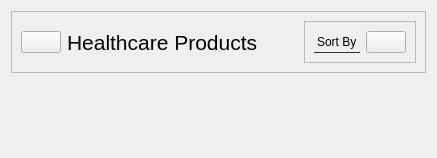
         <widget class="QWidget" name="healthInvPage">
          <layout class="QVBoxLayout" name="verticalLayout_8">
           <item>
            <widget class="QFrame" name="headerFrame_10">
             <property name="styleSheet">
              <string notr="true">QFrame{
	border-bottom: 1px solid rgb(131, 142, 162);
}
QLabel{
border: none
}</string>
             </property>
             <property name="frameShape">
              <enum>QFrame::StyledPanel</enum>
             </property>
             <property name="frameShadow">
              <enum>QFrame::Raised</enum>
             </property>
             <layout class="QHBoxLayout" name="horizontalLayout_51">
              <item>
               <widget class="QPushButton" name="backBtn_6">
                <property name="text">
                 <string/>
                </property>
                <property name="icon">
                 <iconset resource="../Images/resources.qrc">
                  <normaloff>:/white /White Icons/arrow-left-circle.svg</normaloff>:/white /White Icons/arrow-left-circle.svg</iconset>
                </property>
                <property name="iconSize">
                 <size>
                  <width>30</width>
                  <height>30</height>
                 </size>
                </property>
               </widget>
              </item>
              <item>
               <widget class="QLabel" name="label_79">
                <property name="font">
                 <font>
                  <pointsize>16</pointsize>
                 </font>
                </property>
                <property name="text">
                 <string>Healthcare Products</string>
                </property>
               </widget>
              </item>
              <item>
               <spacer name="horizontalSpacer_6">
                <property name="orientation">
                 <enum>Qt::Horizontal</enum>
                </property>
                <property name="sizeHint" stdset="0">
                 <size>
                  <width>40</width>
                  <height>20</height>
                 </size>
                </property>
               </spacer>
              </item>
              <item alignment="Qt::AlignRight">
               <widget class="QFrame" name="frame_38">
                <property name="styleSheet">
                 <string notr="true">border-bottom: 1px solid rgb(44, 49, 60)</string>
                </property>
                <property name="frameShape">
                 <enum>QFrame::StyledPanel</enum>
                </property>
                <property name="frameShadow">
                 <enum>QFrame::Raised</enum>
                </property>
                <layout class="QHBoxLayout" name="horizontalLayout_52">
                 <item>
                  <widget class="QLabel" name="label_80">
                   <property name="text">
                    <string>Sort By</string>
                   </property>
                  </widget>
                 </item>
                 <item>
                  <widget class="QPushButton" name="sortBtn_7">
                   <property name="text">
                    <string/>
                   </property>
                   <property name="icon">
                    <iconset resource="../Images/resources.qrc">
                     <normaloff>:/white /White Icons/sliders.svg</normaloff>:/white /White Icons/sliders.svg</iconset>
                   </property>
                   <property name="iconSize">
                    <size>
                     <width>24</width>
                     <height>24</height>
                    </size>
                   </property>
                  </widget>
                 </item>
                </layout>
               </widget>
              </item>
             </layout>
            </widget>
           </item>
           <item>
            <widget class="QScrollArea" name="scrollArea_8">
             <property name="styleSheet">
              <string notr="true">border:none;
color: rgb(44, 49, 60);</string>
             </property>
             <property name="widgetResizable">
              <bool>true</bool>
             </property>
             <widget class="QWidget" name="healthScrollAreaWidgetContents">
              <property name="geometry">
               <rect>
                <x>0</x>
                <y>0</y>
                <width>756</width>
                <height>304</height>
               </rect>
              </property>
             </widget>
            </widget>
           </item>
          </layout>
         </widget>
